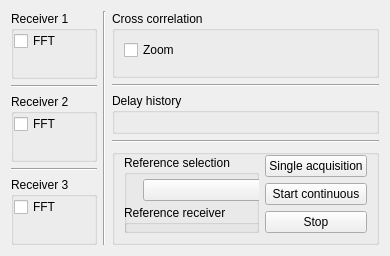
      <widget class="QWidget" name="tab_2">
       <attribute name="title">
        <string>Cross correlation</string>
       </attribute>
       <layout class="QGridLayout" name="gridLayout_2">
        <item row="0" column="0">
         <layout class="QHBoxLayout" name="horizontalLayout_11">
          <item>
           <layout class="QVBoxLayout" name="verticalLayout_11">
            <item>
             <widget class="QGroupBox" name="groupBox">
              <property name="title">
               <string>Receiver 1</string>
              </property>
              <layout class="QVBoxLayout" name="verticalLayout_3">
               <property name="spacing">
                <number>0</number>
               </property>
               <property name="leftMargin">
                <number>0</number>
               </property>
               <property name="topMargin">
                <number>0</number>
               </property>
               <property name="rightMargin">
                <number>0</number>
               </property>
               <property name="bottomMargin">
                <number>0</number>
               </property>
               <item>
                <widget class="QCheckBox" name="checkBoxFFT1">
                 <property name="text">
                  <string>FFT</string>
                 </property>
                </widget>
               </item>
               <item>
                <widget class="QwtPlot" name="qwtPlotReceiver1">
                 <property name="minimumSize">
                  <size>
                   <width>0</width>
                   <height>0</height>
                  </size>
                 </property>
                </widget>
               </item>
              </layout>
             </widget>
            </item>
            <item>
             <widget class="Line" name="line_2">
              <property name="orientation">
               <enum>Qt::Horizontal</enum>
              </property>
             </widget>
            </item>
            <item>
             <widget class="QGroupBox" name="groupBox_2">
              <property name="title">
               <string>Receiver 2</string>
              </property>
              <layout class="QVBoxLayout" name="verticalLayout_4">
               <property name="spacing">
                <number>0</number>
               </property>
               <property name="leftMargin">
                <number>0</number>
               </property>
               <property name="topMargin">
                <number>0</number>
               </property>
               <property name="rightMargin">
                <number>0</number>
               </property>
               <property name="bottomMargin">
                <number>0</number>
               </property>
               <item>
                <widget class="QCheckBox" name="checkBoxFFT2">
                 <property name="text">
                  <string>FFT</string>
                 </property>
                </widget>
               </item>
               <item>
                <widget class="QwtPlot" name="qwtPlotReceiver2">
                 <property name="minimumSize">
                  <size>
                   <width>0</width>
                   <height>0</height>
                  </size>
                 </property>
                </widget>
               </item>
              </layout>
             </widget>
            </item>
            <item>
             <widget class="Line" name="line_5">
              <property name="orientation">
               <enum>Qt::Horizontal</enum>
              </property>
             </widget>
            </item>
            <item>
             <widget class="QGroupBox" name="groupBox_12">
              <property name="title">
               <string>Receiver 3</string>
              </property>
              <layout class="QVBoxLayout" name="verticalLayout_15">
               <property name="spacing">
                <number>0</number>
               </property>
               <property name="leftMargin">
                <number>0</number>
               </property>
               <property name="topMargin">
                <number>0</number>
               </property>
               <property name="rightMargin">
                <number>0</number>
               </property>
               <property name="bottomMargin">
                <number>0</number>
               </property>
               <item>
                <widget class="QCheckBox" name="checkBoxFFT3">
                 <property name="text">
                  <string>FFT</string>
                 </property>
                </widget>
               </item>
               <item>
                <widget class="QwtPlot" name="qwtPlotReceiver3"/>
               </item>
              </layout>
             </widget>
            </item>
           </layout>
          </item>
          <item>
           <widget class="Line" name="line">
            <property name="orientation">
             <enum>Qt::Vertical</enum>
            </property>
           </widget>
          </item>
          <item>
           <layout class="QVBoxLayout" name="verticalLayout_12">
            <item>
             <widget class="QGroupBox" name="groupBox_3">
              <property name="title">
               <string>Cross correlation</string>
              </property>
              <layout class="QVBoxLayout" name="verticalLayout">
               <item>
                <widget class="QCheckBox" name="checkBoxCorrelation">
                 <property name="text">
                  <string>Zoom</string>
                 </property>
                </widget>
               </item>
               <item>
                <widget class="QwtPlot" name="qwtPlotCorrelation"/>
               </item>
              </layout>
             </widget>
            </item>
            <item>
             <widget class="Line" name="line_3">
              <property name="orientation">
               <enum>Qt::Horizontal</enum>
              </property>
             </widget>
            </item>
            <item>
             <widget class="QGroupBox" name="groupBox_11">
              <property name="title">
               <string>Delay history</string>
              </property>
              <layout class="QVBoxLayout" name="verticalLayout_14">
               <item>
                <widget class="QwtPlot" name="qwtPlotDelayHistory"/>
               </item>
              </layout>
             </widget>
            </item>
            <item>
             <widget class="Line" name="line_4">
              <property name="orientation">
               <enum>Qt::Horizontal</enum>
              </property>
             </widget>
            </item>
            <item>
             <widget class="QGroupBox" name="groupBox_4">
              <property name="sizePolicy">
               <sizepolicy hsizetype="Preferred" vsizetype="Preferred">
                <horstretch>0</horstretch>
                <verstretch>0</verstretch>
               </sizepolicy>
              </property>
              <property name="maximumSize">
               <size>
                <width>16777215</width>
                <height>150</height>
               </size>
              </property>
              <property name="title">
               <string/>
              </property>
              <property name="alignment">
               <set>Qt::AlignLeading|Qt::AlignLeft|Qt::AlignVCenter</set>
              </property>
              <layout class="QHBoxLayout" name="horizontalLayout_6">
               <property name="topMargin">
                <number>0</number>
               </property>
               <item>
                <layout class="QVBoxLayout" name="verticalLayout_10">
                 <item>
                  <widget class="QGroupBox" name="groupBox_21">
                   <property name="title">
                    <string>Reference selection</string>
                   </property>
                   <widget class="QWidget" name="verticalLayoutWidget">
                    <property name="geometry">
                     <rect>
                      <x>19</x>
                      <y>20</y>
                      <width>191</width>
                      <height>31</height>
                     </rect>
                    </property>
                    <layout class="QVBoxLayout" name="verticalLayout_6">
                     <item>
                      <widget class="QComboBox" name="comboBoxReferenceSelection"/>
                     </item>
                    </layout>
                   </widget>
                   <widget class="QGroupBox" name="groupBox_8">
                    <property name="geometry">
                     <rect>
                      <x>0</x>
                      <y>50</y>
                      <width>221</width>
                      <height>61</height>
                     </rect>
                    </property>
                    <property name="sizePolicy">
                     <sizepolicy hsizetype="Preferred" vsizetype="Fixed">
                      <horstretch>0</horstretch>
                      <verstretch>0</verstretch>
                     </sizepolicy>
                    </property>
                    <property name="title">
                     <string>Reference receiver</string>
                    </property>
                    <layout class="QVBoxLayout" name="verticalLayout_2">
                     <item>
                      <widget class="QComboBox" name="comboBoxRefReceiver"/>
                     </item>
                    </layout>
                   </widget>
                  </widget>
                 </item>
                </layout>
               </item>
               <item>
                <layout class="QVBoxLayout" name="verticalLayout_5">
                 <item>
                  <widget class="QPushButton" name="pushButtonRunReceivers">
                   <property name="text">
                    <string>Single acquisition</string>
                   </property>
                  </widget>
                 </item>
                 <item>
                  <widget class="QPushButton" name="pushButtonRunReceiversLoop">
                   <property name="text">
                    <string>Start continuous</string>
                   </property>
                  </widget>
                 </item>
                 <item>
                  <widget class="QPushButton" name="pushButtonStopReceiversLoop">
                   <property name="text">
                    <string>Stop</string>
                   </property>
                  </widget>
                 </item>
                </layout>
               </item>
              </layout>
             </widget>
            </item>
           </layout>
          </item>
         </layout>
        </item>
       </layout>
      </widget>
